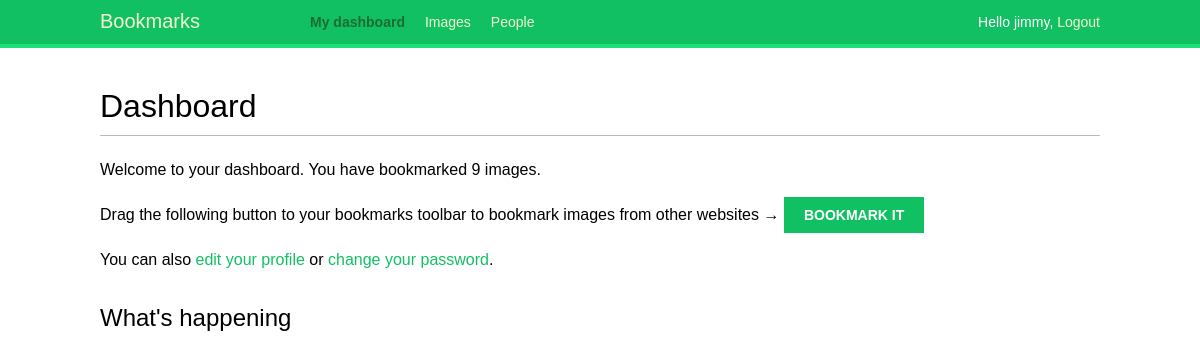
Page /account/ (signed in) on the earlier database version.
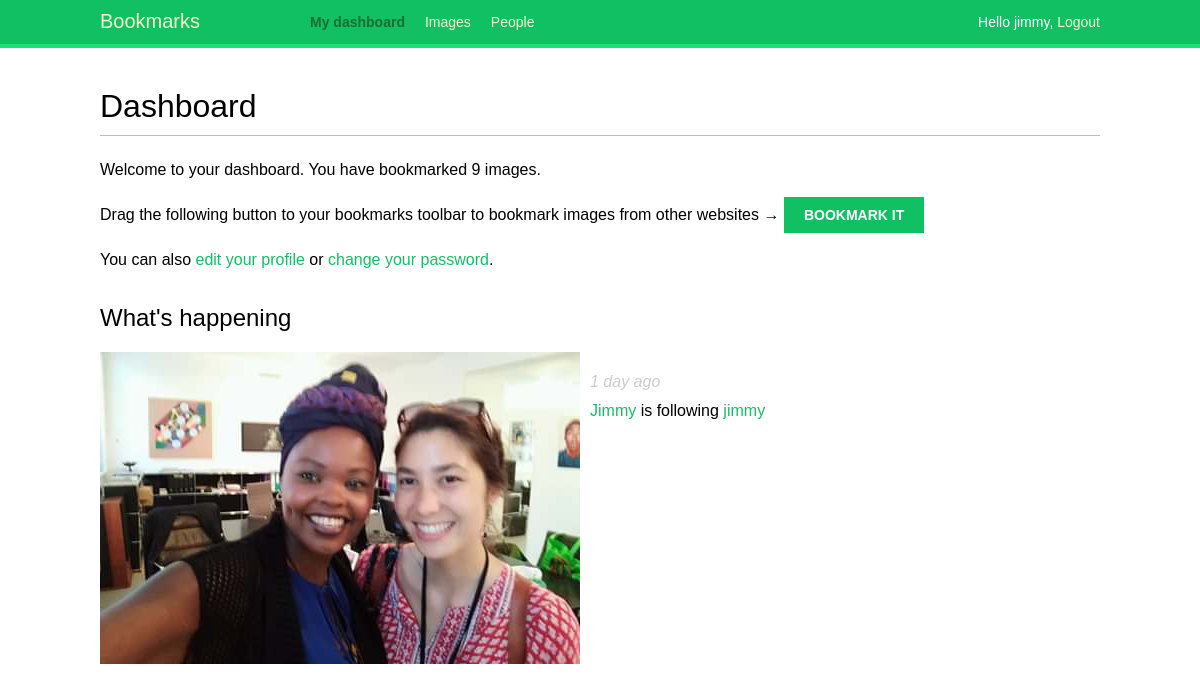
Same page on the later database version.
### actions/models.py (models this page shows)
class Action(models.Model):
    user = models.ForeignKey('auth.User',
                             related_name='actions',
                             db_index=True,
                             on_delete=models.CASCADE)
    verb = models.CharField(max_length=255)
    target_ct = models.ForeignKey(ContentType,
                                  blank=True,
                                  null=True,
                                  related_name='target_obj',
                                  on_delete=models.CASCADE)
    target_id = models.PositiveIntegerField(null=True,
                                            blank=True,
                                            db_index=True)
    target = GenericForeignKey('target_ct', 'target_id')
    created = models.DateTimeField(auto_now_add=True,
                                   db_index=True)
    class Meta:
        ordering = ('-created',)

### account/views.py (the view)
# urls.py: path('', views.dashboard, name='dashboard'),
@login_required  #The login_required decorator checks whether the current user is authenticated
def dashboard(request):
    actions = Action.objects.exclude(user=request.user)
    following_ids = request.user.following.values_list('id',
                                                       flat=True)
    if following_ids:
        actions = actions.filter(user_id__in=following_ids)
    actions = actions.select_related('user', 'user__profile')\
                     .prefetch_related('target')[:10] #user__profile to join the Profile table in a single SQL query and if no arguments is passed to it, it will retrieve objects from all ForeignKey relationships.
    return render(request,
                    'accounts/dashboard.html',
                    {'section': 'dashboard',
                    'actions': actions})

### account/templates/accounts/dashboard.html (shortened to what this page needs)
{% extends "base.html" %}
{% block content %}
  <h1>Dashboard</h1>
  {% with total_images_created=request.user.images_created.count %}
    <p>Welcome to your dashboard. You have bookmarked {{ total_images_created }} image{{ total_images_created|pluralize }}.</p>
  {% endwith %}
  <p>Drag the following button to your bookmarks toolbar to bookmark images from other websites → <a href="javascript:{% include "bookmarklet_launcher.js" %}" class="button">Bookmark it</a><p>
  <p>You can also <a href="{% url "edit" %}">edit your profile</a> or <a href="{% url "password_change" %}">change your password</a>.<p>
    <h2>What's happening</h2>
    <div id="action-list">
      {% for action in actions %}
        {% include "actions/action/detail.html" %}
      {% endfor %}
    </div>
{% endblock %}

### actions/templates/actions/action/detail.html (shortened to what this page needs)
{% load thumbnail %}
{% with user=action.user profile=action.user.profile %}
<div class="action">
  <div class="images">
    {% if profile.photo %}
      {% thumbnail user.profile.photo "80x80" crop="100%" as im %}
      <a href="{{ user.get_absolute_url }}">
        <img src="{{ im.url }}" alt="{{ user.get_full_name }}"
         class="item-img">
      </a>
    {% endif %}
  </div>
  <div class="info">
    <p>
      <span class="date">{{ action.created|timesince }} ago</span>
      <br />
      <a href="{{ user.get_absolute_url }}">
        {{ user.first_name }}
      </a>
      {{ action.verb }}
      {% if action.target %}
        {% with target=action.target %}
          <a href="{{ target.get_absolute_url }}">{{ target }}</a>
        {% endwith %}
      {% endif %}
    </p>
  </div>
</div>
{% endwith %}

Differences in the rows shown:
added Action: created "1 day", user.first_name "Jimmy", verb "is following", target "jimmy"
